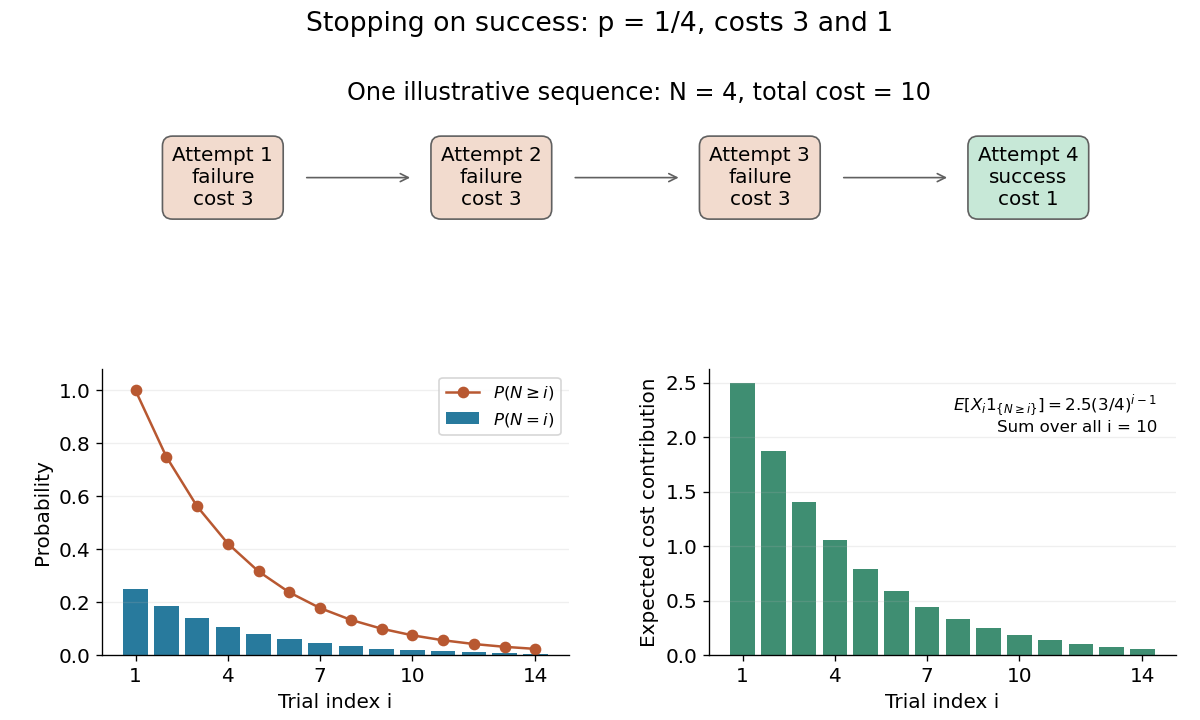

Recreate this plot in Python.
"""Original first-success cost model; write the matching opaque PNG to cwd."""
from pathlib import Path

import matplotlib.pyplot as plt
import numpy as np


def main():
    p = 0.25
    n = np.arange(1, 15)
    survive = (1 - p) ** (n - 1)
    pmf = p * survive
    mean_cost = 3 - 2 * p
    plt.rcParams.update({"font.size": 12, "axes.spines.top": False,
                         "axes.spines.right": False})
    fig = plt.figure(figsize=(10, 6), dpi=120, facecolor="white")
    grid = fig.add_gridspec(2, 2, height_ratios=[0.85, 1.6], hspace=0.5)
    trace = fig.add_subplot(grid[0, :])
    for i, (outcome, cost) in enumerate(zip(["failure"] * 3 + ["success"], [3, 3, 3, 1]), 1):
        color = "#f2dbce" if i < 4 else "#c7e8d7"
        trace.text(i, 0.5, f"Attempt {i}\n{outcome}\ncost {cost}", ha="center", va="center",
                   bbox={"boxstyle": "round,pad=0.5", "fc": color, "ec": "#606060"})
        if i < 4:
            trace.annotate("", xy=(i + 0.71, 0.5), xytext=(i + 0.3, 0.5),
                           arrowprops={"arrowstyle": "->", "color": "#606060"})
    trace.set(xlim=(0.55, 4.55), ylim=(-0.15, 1.05))
    trace.set_axis_off()
    trace.set_title("One illustrative sequence: N = 4, total cost = 10", pad=5)
    ax = fig.add_subplot(grid[1, 0])
    ax.bar(n, pmf, color="#287a9d", label=r"$P(N=i)$")
    ax.plot(n, survive, "o-", color="#b85831", label=r"$P(N\geq i)$")
    ax.set(xlabel="Trial index i", ylabel="Probability", ylim=(0, 1.08), xticks=[1, 4, 7, 10, 14])
    ax.legend(fontsize=10)
    ax.grid(axis="y", alpha=0.2)
    ax = fig.add_subplot(grid[1, 1])
    contributions = mean_cost * survive
    ax.bar(n, contributions, color="#3f8e72")
    ax.set(xlabel="Trial index i", ylabel="Expected cost contribution", xticks=[1, 4, 7, 10, 14])
    ax.text(0.96, 0.92, r"$E[X_i1_{\{N\geq i\}}]=2.5(3/4)^{i-1}$" + "\nSum over all i = 10",
            transform=ax.transAxes, ha="right", va="top", fontsize=10)
    ax.grid(axis="y", alpha=0.2)
    fig.suptitle("Stopping on success: p = 1/4, costs 3 and 1", fontsize=16, y=0.985)
    fig.subplots_adjust(left=0.085, right=0.98, bottom=0.09, top=0.85, wspace=0.3)
    fig.savefig(Path.cwd() / (Path(__file__).stem + ".png"), facecolor="white")
    plt.close(fig)


if __name__ == "__main__":
    main()
